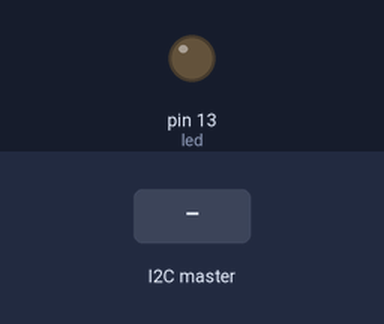
Bench run of a sketch on a simulated Arduino Uno, built with avr-gcc and run on an emulated ATmega328P. On the bench: output pins drawn as LEDs (lit = HIGH). The inputs (shaded band) are chosen by the test bench.

Above: at 1.2 s.
1.3 s: the I2C master sends the byte 1
At 2.3 s:
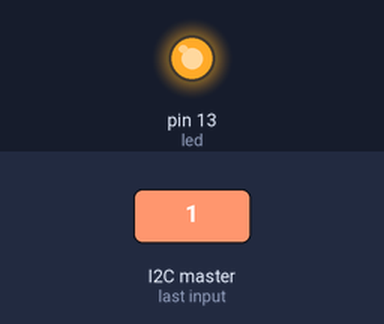
2.8 s: the I2C master sends the byte 0
At 3.5 s:
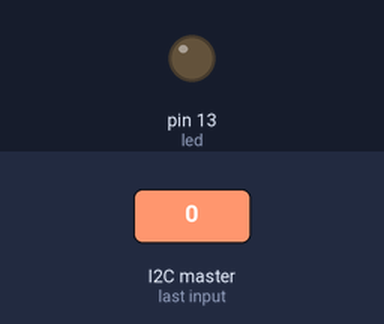
Timing chart, 0 to 5.8 s (numbered marks = the images above; inputs shaded):
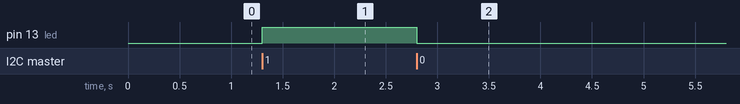

The sketch:

IR_Sensor_Door.ino
```cpp
#include<Servo.h>
int led = 13;

void setup()
{ pinMode(led, OUTPUT);
  Wire.begin(8);
  Wire.onReceive(receive);}

void loop(){}

void receive(int bytes)
{int x = Wire.read();
 if(x == 1){
  digitalWrite(led, HIGH);}
 else{
  digitalWrite(led, LOW);}}
```

Measured:
- after the input at 1.3 s, pin 13 (led): LOW → HIGH at once
- after the input at 2.8 s, pin 13 (led): HIGH → LOW at once
